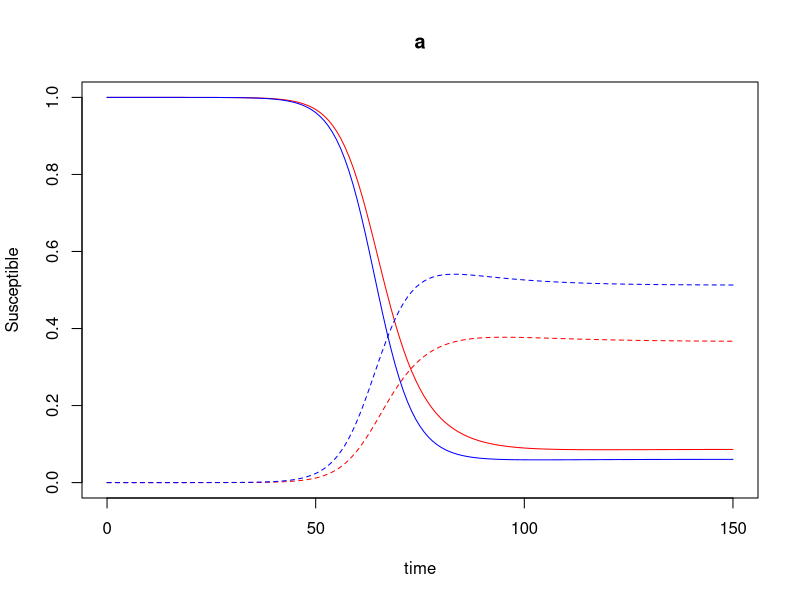
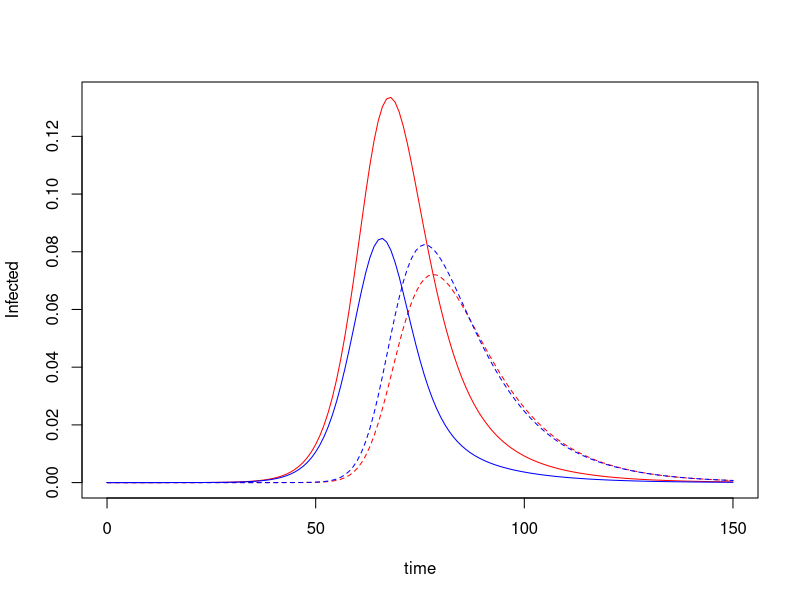
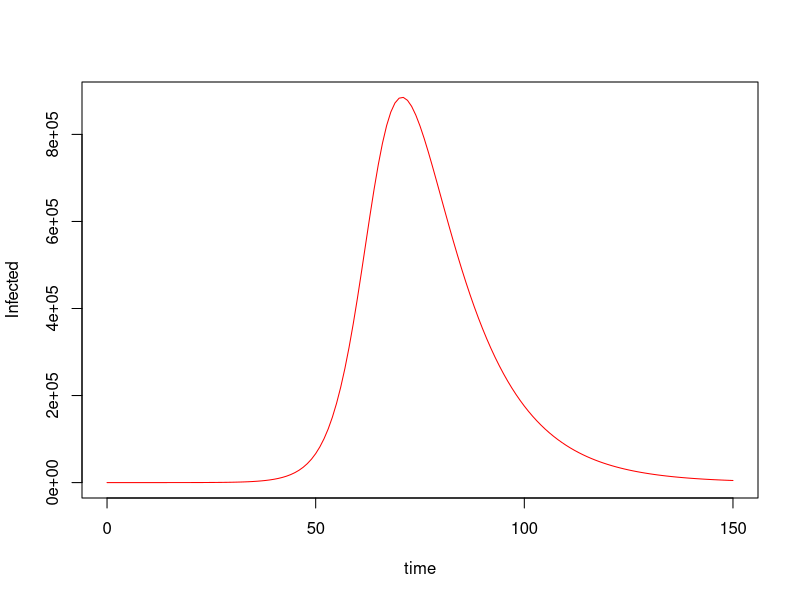
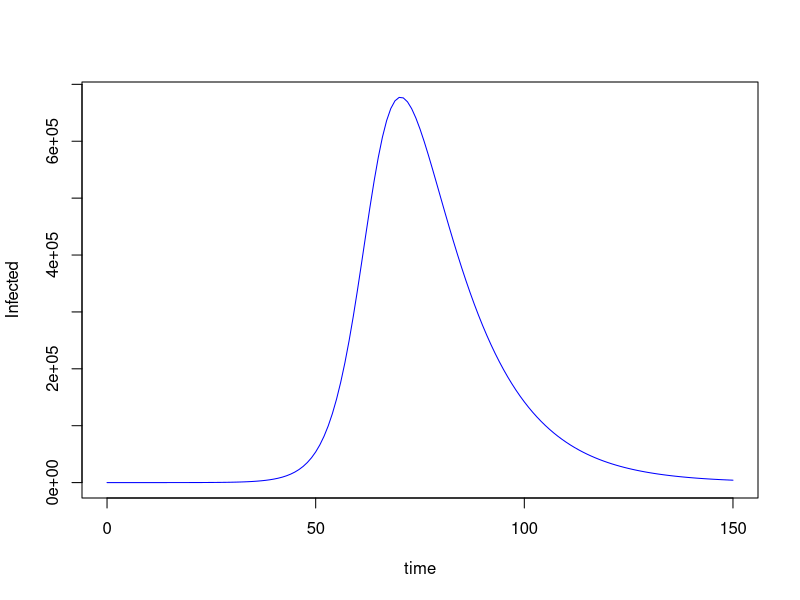
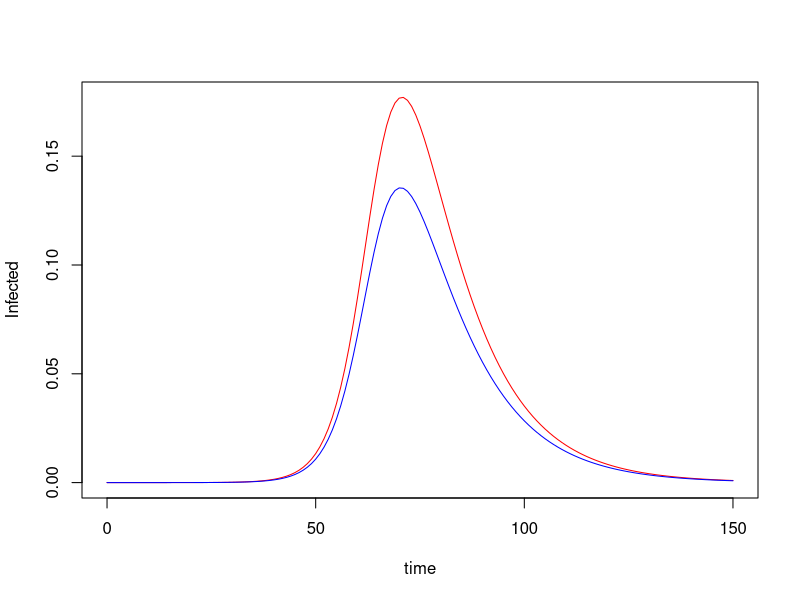

Write R code to recreate these figures, in order. (Note: this script raises an error after producing the figures.)
# adapted from Harris et al.
# https://github.com/mjharris95/divided-disease/blob/main/aware-eqs.R
# https://www.cambridge.org/core/journals/evolutionary-human-sciences/article/social-divisions-and-risk-perception-drive-divergent-epidemics-and-large-later-waves/71613CAF7D03C9F20A8864A59B9BF311#article

library(deSolve)
library(tidyverse)
library(reshape2)

# two group SIR model (A and B); each compartment is split into "Protected (P)" and "Unprotected (U)"
# both groups can adopt protective behavior (i.e. mask usage) in two ways: 
#     1) in response to deaths over a specified time window; 2) in response to the proportion of "protected" individuals in the population
#     at the moment these are both linear relationships, i.e. individuals are more likely to adopt protective behavior if there are more deaths and there are a greater proportion of protected individuals in the population
# protective behavior is protective of both transmission and infection
# groups can differ in their rate of contact and their propensity to adopt protective behaviors
# fraction of the population in each group can vary
# preference for homophily (degree to which members of a group mix within group versus outside their group) can vary


sir_two_group_pu <- function(c = NA, c_a = 3, c_b = 3, 
                          trans_p = 0.05, rho=1/10, mu = 0.01, 
                          h_a=.5, kappa=0.03, phi = 0,
                          I0_a=1, I0_b=1, N0 = 10000000, frac_a = 0.5, time = 500,
                          ell = 1, theta = NA, theta_a = 100, theta_b  = 100, 
                          epsilon = NA, epsilon_a = 0.5, epsilon_b = 0.5,
                          omega = NA, omega_a = 0.1, omega_b = 0.1,
                          get_params=FALSE) {
  
  
  if(!is.na(epsilon)){
    epsilon_a<-epsilon
    epsilon_b<-epsilon
  }
  
  if(!is.na(theta)){
    theta_a<-theta
    theta_b<-theta
  }
  
  if(!is.na(omega)){
    omega_a<-omega
    omega_b<-omega
  }
  
  
  if(!is.na(c)){
    c_a<-c
    c_b<-c
  }
  
  N0_a = N0 * frac_a #letting population be constant for now
  N0_b = N0 * (1 - frac_a)
  
  # create contact matrix entries : C_ba = total contacts members of a have with members of b
  C_a = c_a * N0_a
  C_b = c_b *N0_b
  
  if (C_a * (1 - h_a) < C_b) {
    C_ba = C_ab = C_a * (1 - h_a)
  } else {
    C_ba = C_ab = C_b
  }
  
  C_aa = C_a - C_ba
  C_bb = max(0, C_b - C_ab)
  
  # get averages
  
  c_aa = C_aa / N0_a
  c_ba = C_ba / N0_a
  c_bb = C_bb/ N0_b
  c_ab = C_ab / N0_b
  
  
  N_a = N0_a
  N_b = N0_b
  

 
  params<-c("trans_p" = trans_p, # probability of transmission given contact
            "h_a"= h_a, # # proportion of group A's total contact with members of their own group (bounded by population size and total contacts in group B)
            "c_a" = c_a, "c_b" = c_b, # average number of contacts per day 
            "c_aa" = c_aa, "c_ab" = c_ab, # average number of contacts per day 
            "c_ba" = c_ba, "c_bb" = c_bb, # average number of contacts per day 
            "kappa" = kappa, # reduction in probability of transmission given contact resulting from protective behavior (masking, distancing)
            "phi"=phi, # waning rate of protective behavior
            "rho"=rho, # 1 / infectious period
            "mu"=mu, # probability of dying following infection
            "time"=time, # time steps in simulation
            "I0_a"=I0_a, "I0_b"=I0_b, # starting number infected in each group
            "N0_a" = N0_a, "N0_b"= N0_b, # population size in each group
            "ell"=ell, # time window for considering deaths that influence adoption of protective behavior
            "epsilon_a"=epsilon_a, "epsilon_b"=epsilon_b, #measure of assortativeness in influence (i.e. are people equally aware and influenced by deaths/number of protected individuals in their own group versus in the out group)
            "theta_a"=theta_a, "theta_b"=theta_b, # responsiveness to deaths for adopting protective behavior 
            "omega_a"=omega_a, "omega_b"=omega_b) # responsiveness to proportion of protected individuals for adopting protective behavior
  
  state<-c( 
    
    #group a
    SUa<-(N0_a - I0_a),
    SPa<-0,
    IUa<-I0_a,
    IPa<-0,
    RUa<-0,
    RPa<-0,
    DUa<-0,
    DPa<-0,
    
    #group b
    SUb<-N0_b - I0_b,
    SPb<-0,
    IUb<-I0_b,
    IPb<-0,
    RUb<-0,
    RPb<-0,
    DUb<-0,
    DPb<-0
  )
  
  names(state)<- c("SUa", "SPa", "IUa", "IPa", "RUa", "RPa", "DUa", "DPa",
                   "SUb", "SPb", "IUb", "IPb", "RUb", "RPb", "DUb", "DPb")
  
  sir_up<-function(t, state, parameter){
    
    with(as.list(c(parameter, state)), {
      
      
      if(t<ell){
        lag<-rep(0, length(state))
      }
      else{
        lag<-lagvalue(t-ell)
      }
      
      dSUa <- -SUa*trans_p*(c_aa*(IUa/N_a + kappa*IPa/N_a) + c_ba*(IUb/N_b + kappa*IPb/N_b)) + 
        phi * SPa  - 
        theta_a * SUa * (epsilon_a * ((DUa+DPa-lag[which(names(state) == "DUa")]-lag[which(names(state) == "DPa")])/N_a) + 
                           (1-epsilon_a) * ((DUb+DPb-lag[which(names(state) == "DUb")]-lag[which(names(state) == "DPb")])/N_b) ) -
        omega_a * SUa * (epsilon_a *((SPa + IPa + RPa)/N_a) + (1-epsilon_a)*((SPb + IPb + RPb)/N_b))
      
 
      dSPa <- -SPa*kappa*trans_p*(c_aa*(IUa/N_a + kappa*IPa/N_a) + c_ba*(IUb/N_b + kappa*IPb/N_b)) - 
        phi * SPa +
        theta_a * SUa * (epsilon_a * ((DUa+DPa-lag[which(names(state) == "DUa")]-lag[which(names(state) == "DPa")])/N_a) + 
                           (1-epsilon_a) * ((DUb+DPb-lag[which(names(state) == "DUb")]-lag[which(names(state) == "DPb")])/N_b) ) +
        omega_a * SUa * (epsilon_a *((SPa + IPa + RPa)/N_a) + (1 - epsilon_a)*((SPb + IPb + RPb)/N_b))
      
      dIUa <- SUa*trans_p*(c_aa*(IUa/N_a + kappa*IPa/N_a) + c_ba*(IUb/N_b + kappa*IPb/N_b))  + 
        phi * IPa -
        (rho) * IUa -
        theta_a * IUa * (epsilon_a * ((DUa+DPa-lag[which(names(state) == "DUa")]-lag[which(names(state) == "DPa")])/N_a) + 
                           (1-epsilon_a) * ((DUb+DPb-lag[which(names(state) == "DUb")]-lag[which(names(state) == "DPb")])/N_b) ) -
        omega_a * IUa * (epsilon_a *((SPa + IPa + RPa)/N_a) + (1-epsilon_a)*((SPb + IPb + RPb)/N_b))
      
      dIPa <- SPa*trans_p*kappa*(c_aa*(IUa/N_a + kappa*IPa/N_a) + c_ba*(IUb/N_b + kappa*IPb/N_b)) - 
        phi * IPa -
        (rho) * IPa +
        theta_a * IUa * (epsilon_a * ((DUa+DPa-lag[which(names(state) == "DUa")]-lag[which(names(state) == "DPa")])/N_a) + 
                           (1-epsilon_a) * ((DUb+DPb-lag[which(names(state) == "DUb")]-lag[which(names(state) == "DPb")])/N_b) ) +
        omega_a * IUa * (epsilon_a *((SPa + IPa + RPa)/N_a) + (1 - epsilon_a)*((SPb + IPb + RPb)/N_b))
      
      dRUa <- rho * (1-mu) * IUa  + phi * RPa  -
        theta_a * RUa * (epsilon_a * ((DUa+DPa-lag[which(names(state) == "DUa")]-lag[which(names(state) == "DPa")])/N_a) + 
                           (1-epsilon_a) * ((DUb+DPb-lag[which(names(state) == "DUb")]-lag[which(names(state) == "DPb")])/N_b) ) -
        omega_a * RUa * (epsilon_a *((SPa + IPa + RPa)/N_a) + (1-epsilon_a)*((SPb + IPb + RPb)/N_b))
      
      dRPa <- rho * (1-mu) * IPa  - phi * RPa  +
        theta_a * RUa * (epsilon_a * ((DUa+DPa-lag[which(names(state) == "DUa")]-lag[which(names(state) == "DPa")])/N_a) + 
                           (1-epsilon_a) * ((DUb+DPb-lag[which(names(state) == "DUb")]-lag[which(names(state) == "DPb")])/N_b) ) +
        omega_a * RUa * (epsilon_a *((SPa + IPa + RPa)/N_a) + (1-epsilon_a)*((SPb + IPb + RPb)/N_b))
      
      dDUa <- rho*mu*IUa
      
      dDPa <- rho*mu*IPa
      
      
      #transitions for group b
      
      dSUb <- -SUb*trans_p*(c_ab*(IUa/N_a + kappa*IPa/N_a) + c_bb*(IUb/N_b + kappa*IPb/N_b))  + phi * SPb - 
        theta_b * SUb * ((1-epsilon_b) * ((DUa+DPa-lag[which(names(state) == "DUa")]-lag[which(names(state) == "DPa")])/N_a) + 
                           (epsilon_b) * ((DUb+DPb-lag[which(names(state) == "DUb")]-lag[which(names(state) == "DPb")]) / N_b)) -
        omega_b * SUb * ((1-epsilon_b) *((SPa + IPa + RPa)/N_a) + (epsilon_b)*((SPb + IPb + RPb)/N_b))
      
      dSPb <- -trans_p*kappa*SPb*(c_ab*(IUa/N_a + kappa*IPa/N_a) + c_bb*(IUb/N_b + kappa*IPb/N_b))  - phi * SPb +
        theta_b * SUb * ((1-epsilon_b) * ((DUa+DPa-lag[which(names(state) == "DUa")]-lag[which(names(state) == "DPa")])/N_a) + 
                           (epsilon_b) * ((DUb+DPb-lag[which(names(state) == "DUb")]-lag[which(names(state) == "DPb")]) / N_b)) +
        omega_b * SUb * ((1-epsilon_b) *((SPa + IPa + RPa)/N_a) + (epsilon_b)*((SPb + IPb + RPb)/N_b))
      
      dIUb <- trans_p*SUb*(c_ab*(IUa/N_a + kappa*IPa/N_a) + c_bb*(IUb/N_b + kappa*IPb/N_b)) + phi * IPb -
        (rho) * IUb -
        theta_b * IUb * ((1-epsilon_b) * ((DUa+DPa-lag[which(names(state) == "DUa")]-lag[which(names(state) == "DPa")])/N_a) + 
                           (epsilon_b) * ((DUb+DPb-lag[which(names(state) == "DUb")]-lag[which(names(state) == "DPb")]) / N_b)) -
        omega_b * IUb * ((1-epsilon_b) *((SPa + IPa + RPa)/N_a) + (epsilon_b)*((SPb + IPb + RPb)/N_b))
      
      dIPb <- trans_p*kappa*SPb*(c_ab*(IUa/N_a + kappa*IPa/N_a) + c_bb*(IUb/N_b + kappa*IPb/N_b)) - phi * IPb -
        (rho) * IPb +
        theta_b * IUb * ((1-epsilon_b) * ((DUa+DPa-lag[which(names(state) == "DUa")]-lag[which(names(state) == "DPa")])/N_a) + 
                           (epsilon_b) * ((DUb+DPb-lag[which(names(state) == "DUb")]-lag[which(names(state) == "DPb")]) / N_b)) +
        omega_b * IUb * ((1-epsilon_b) *((SPa + IPa + RPa)/N_a) + (epsilon_b)*((SPb + IPb + RPb)/N_b))
      
      dRUb <- (1-mu) * rho * IUb + phi * RPb -
        theta_b * RUb * ((1-epsilon_b) * ((DUa+DPa-lag[which(names(state) == "DUa")]-lag[which(names(state) == "DPa")])/N_a) + 
                           (epsilon_b) * ((DUb+DPb-lag[which(names(state) == "DUb")]-lag[which(names(state) == "DPb")]) / N_b)) -
        omega_b * RUb * ((1-epsilon_b) *((SPa + IPa + RPa)/N_a) + (epsilon_b)*((SPb + IPb + RPb)/N_b))
      
      dRPb <- (1-mu) * rho * IPb  - phi * RPb +
        theta_b * RUb * ((1-epsilon_b) * ((DUa+DPa-lag[which(names(state) == "DUa")]-lag[which(names(state) == "DPa")])/N_a) + 
                           (epsilon_b) * ((DUb+DPb-lag[which(names(state) == "DUb")]-lag[which(names(state) == "DPb")]) / N_b)) +
        omega_b * RUb * ((1-epsilon_b) *((SPa + IPa + RPa)/N_a) + (epsilon_b)*((SPb + IPb + RPb)/N_b))
      
      dDUb <- rho*mu*IUb
      
      dDPb <- rho*mu*IPb
      
      
      return(list(c(dSUa, dSPa, dIUa, dIPa, dRUa, dRPa, dDUa, dDPa,
                    dSUb, dSPb, dIUb, dIPb, dRUb, dRPb, dDUb, dDPb
      )))
    })
  }
  
  times<-seq(from=0, to=time, by=1)
  
  as.data.frame(dede(state, times, sir_up, params))->sim
  
  if(get_params){
    return(list(sim=sim, params=params))
  }
  
  else{
    return(sim)
  }
  
  
  
}

#### test run ####
#Average daily total contacts in BICS: Democrats = 5.618922; Republicans = 7.188501

N0 = 10000000; frac_a = 0.5; h_a = 0.5
N_a = frac_a*N0; N_b = N0 - N_a

ls<-sir_two_group_pu(c = NA, c_a = 7.1, c_b = 5.6, 
                     trans_p = 0.05, rho=1/10, mu = 0.01, 
                     h_a=h_a, kappa=0.3, phi = 0.02,
                     I0_a=1, I0_b=1, N0 = N0, frac_a = frac_a, time = 150,
                     theta_a = 100, theta_b = 200, epsilon = 0.5,
                     omega_a = 0.1, omega_b = 0.2,
                     get_params=TRUE)
sim<-ls$sim


plot(SUa/N_a~time, data=sim, type="l", col="red", ylab="Susceptible", main="a", ylim = c(0,1))
lines(SPa/N_a~time, data=sim, col="red", lty=2)
lines(SUb/N_b~time, data=sim, col="blue", type="l", main="b", ylab="Susceptible", ylim = c(0,1))
lines(SPb/N_b~time, data=sim, col="blue", lty=2)


plot(IUa/N_a~time, data=sim, type="l", col="red", ylab="Infected")
lines(IPa/N_a~time, data=sim, col="red", lty=2)
lines(IUb/N_b~time, data=sim, col="blue", type="l", ylab="Infected")
lines(IPb/N_b~time, data=sim, col="blue", lty=2)


plot((IUa + IPa)~time, data=sim, type="l", col="red", ylab="Infected")
plot((IUb+IPb)~time, data=sim, type="l", col="blue", ylab="Infected")

plot((IUa+IPa)/N_a~time, data=sim, type="l", col="red", ylab="Infected")
lines((IUb+IPb)/N_b~time, data=sim, col="blue", type="l", ylab="Infected")

#### For PAA presentation ####

ggplot(sim) +
  geom_line(aes(x=time, y=(IUa+IPa)/N_a), size=line_sz, color="red") + 
  geom_line(aes(x=time, y=(IUb+IPb)/N_b), size=line_sz, color="blue") + 
  ylab("")+xlab("Time (days)")+ggtitle("Prevalence")+
  theme_minimal() +
  theme(axis.text=element_text(size=12),
        axis.title=element_text(size=14))  


#### simulate across parameters ####

# intial conditions
N0 = 10000000 # population size
frac_a = 0.5 # fraction in group A
N_a = frac_a*N0; N_b = N0 - N_a
I0_a = 1 #intial infected in A
I0_b = 1 # intial infected in B

# parameters
c_a = 7.1; c_b = 5.6 # average number of contacts per day 
trans_p = 0.05 # probability of transmission given contact
rho = 1/10 # 1 / infectious period
mu = 0.01 # probability of dying following infection
kappa = 0.3 # reduction in probability of transmission given contact resulting from protective behavior
phi = 0 # waning rate of protective behavior


time = 200 # time steps for simulation
theta_a = 100 # responsiveness to deaths for adopting protective behavior in group A
theta_b = 200 # responsiveness to deaths for adopting protective behavior in group B 
omega_a = 0.1 # responsiveness to proportion of protected individuals for adopting protective behavior in group A
omega_b = 0.2 # responsiveness to proportion of protected individuals for adopting protective behavior in group A

h_a = c(.5, .99) # proportion of group A's total contact with members of their own group (bounded by population size and total contacts in group B)
epsilon = c(.5, .99) #measure of assortativeness in influence (i.e. are people equally aware and influenced by deaths/number of protected individuals in their own group versus in the out group)


expand.grid(h_a=h_a, epsilon=epsilon)  %>%
  data.frame() %>%
  apply(1, function(par) sir_two_group_pu(c = NA, c_a = c_a, c_b = c_b, 
                                          trans_p = trans_p, rho=rho, mu = mu, 
                                          h_a=par[["h_a"]],
                                          kappa=kappa, phi = phi,
                                          I0_a=I0_a, I0_b=I0_b, N0 = N0, frac_a = frac_a, 
                                          time = time,
                                          theta_a = theta_a, 
                                          theta_b = theta_b, 
                                          epsilon=par[["epsilon"]],
                                          omega_a = omega_a, omega_b = omega_b) %>% 
          cbind(h_a=par[["h_a"]], epsilon=par[["epsilon"]])) %>% 
  do.call(rbind, .) %>%
  mutate(eps_descript = ifelse(epsilon==.5, "Uniform Awareness", 
                               ifelse(epsilon==.99,"Separated Awareness",
                                      " "))) %>%
  mutate(h_descript = ifelse(h_a==.5, "Uniform \nMixing", 
                             ifelse(h_a==.99,"Separated \nMixing",
                                    " "))) -> df

line_sz<-.8
df <- df %>% mutate(NPa = IPa + SPa + RPa,
                    NUa = IUa + SUa + RUa,
                    NPb = IPb + SPb + RPb,
                    NUb = IUb + SUb + RUb)

ggplot(df %>% filter(epsilon == 0.99)) +
  geom_line(aes(x=time, y=(IUa)/NUa), size=line_sz, color="red") + 
  geom_line(aes(x=time, y=(IPa)/NPa), size=line_sz, color="red", linetype = "dashed") +
  geom_line(aes(x=time, y=(IUb)/NUb), size=line_sz, color="blue") + 
  geom_line(aes(x=time, y=(IPb)/NPb), size=line_sz, color="blue", linetype = "dashed") + 
  facet_grid(~h_a) +
  ylab("Prevalence")+
  theme_minimal() +
  theme(axis.text=element_text(size=12),
        axis.title=element_text(size=14))

  

ggplot(df) +
  geom_line(aes(x=time, y=(IUa+IPa)/N_a), size=line_sz, color="red") + 
  geom_line(aes(x=time, y=(IUb+IPb)/N_b, size=as.factor(h_a)), color="blue")+
  annotate("segment", x=-Inf, xend=Inf, y=-Inf, yend=-Inf, size=1)+
  annotate("segment", x=-Inf, xend=-Inf, y=-Inf, yend=Inf, size=1)+
  geom_hline(yintercept=c(0,.04,.08, .12), linetype="dotted", color="gray")+
  facet_grid(h_a+h_descript~epsilon+eps_descript, 
             labeller=label_bquote(
               cols=atop(atop(phantom(), .(eps_descript)), atop("("~epsilon==.(epsilon)~")", phantom())),
               rows=atop(atop(.(h_descript), ""), atop("("~h_a==.(h_a)~")", phantom()))))+
  ylab("Infections")+
  theme(strip.text.y = element_text(angle = 0))+scale_y_continuous(breaks=c(0, .04, .08, .12))+
  scale_size_manual(values=c("0.5"=.3*line_sz, "0.99"=line_sz), guide="none", na.value = line_sz)+
  scale_colour_manual(name="", 
                      labels = c(expression("group"~italic(a)), expression("group"~italic(b))),
                      values = c("group *a*"="red", "group *b*"="blue"))+
  theme(strip.text=element_text(size=20))
